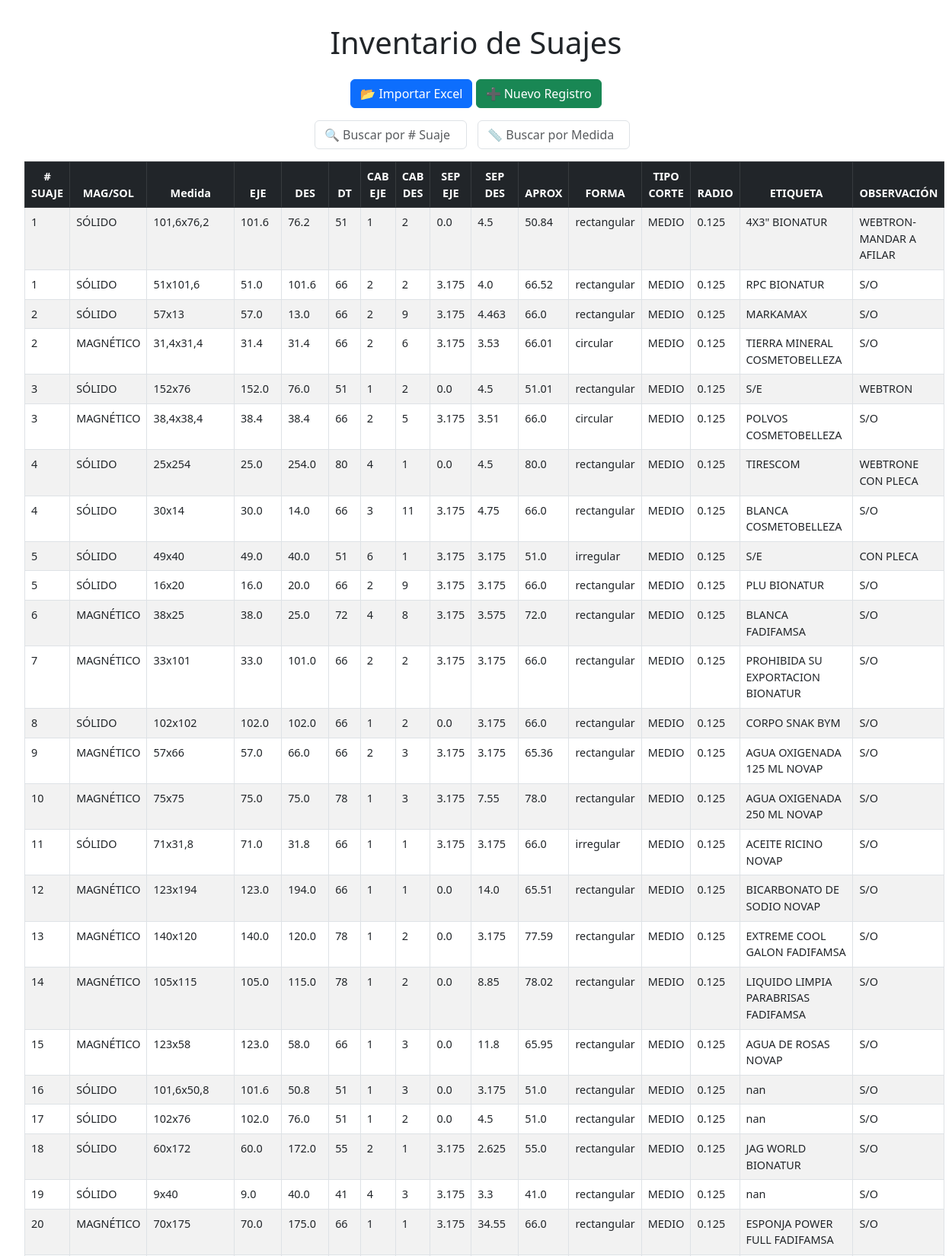
The page / (upper part) on the database its author committed.
### app.py (models this page shows)
class Suaje(db.Model):
    id = db.Column(db.Integer, primary_key=True)
    suaje = db.Column(db.String(50))          # # SUAJE
    mag_sol = db.Column(db.String(50))        # MAG/SOL
    medida = db.Column(db.String(50))         # Medida
    eje = db.Column(db.String(50))            # EJE
    des = db.Column(db.String(50))            # DES
    dt = db.Column(db.String(50))             # DT
    cab_eje = db.Column(db.String(50))        # CAB EJE
    cab_des = db.Column(db.String(50))        # CAB DES
    sep_eje = db.Column(db.String(50))        # SEP EJE
    sep_des = db.Column(db.String(50))        # SEP DES
    aprox = db.Column(db.String(50))          # APROX
    forma = db.Column(db.String(50))          # FORMA
    tipo_corte = db.Column(db.String(50))     # TIPO CORTE
    radio = db.Column(db.String(50))          # RADIO
    etiqueta = db.Column(db.String(200))      # ETIQUETA
    observacion = db.Column(db.String(200))   # OBSERVACIÓN

### app.py (the view)
@app.route('/')
def index():
    num_suaje = request.args.get('num_suaje', '').strip()
    medida = request.args.get('medida', '').strip()
    query = Suaje.query
    if num_suaje:
        query = query.filter(Suaje.suaje.like(f"%{num_suaje}%"))
    if medida:
        query = query.filter(Suaje.medida.like(f"%{medida}%"))
    suajes = query.all()
    return render_template('index.html', suajes=suajes, num_suaje=num_suaje, medida=medida)

### templates/index.html (shortened to what this page needs)
<!DOCTYPE html>
<html lang="es">
<head>
  <link rel="stylesheet" href="https://cdn.jsdelivr.net/npm/bootstrap@5.3.0/dist/css/bootstrap.min.css">
</head>
<body>
  <h1 class="text-center mb-4">Inventario de Suajes</h1>
  <div class="text-center mb-3">
    <a href="{{ url_for('importar') }}" class="btn btn-primary">📂 Importar Excel</a>
    <a href="{{ url_for('nuevo') }}" class="btn btn-success">➕ Nuevo Registro</a>
  </div>
  <div class="mb-3 text-center">
    <input type="text" id="filtroSuaje" class="form-control d-inline filtro" placeholder="🔍 Buscar por # Suaje">
    <input type="text" id="filtroMedida" class="form-control d-inline filtro" placeholder="📏 Buscar por Medida">
  </div>
  <table id="tablaSuajes" class="table table-bordered table-striped table-hover">
    <thead class="table-dark text-center">
      <tr>
        <th># SUAJE</th>
        <th>MAG/SOL</th>
        <th>Medida</th>
        <th>EJE</th>
        <th>DES</th>
        <th>DT</th>
        <th>CAB EJE</th>
        <th>CAB DES</th>
        <th>SEP EJE</th>
        <th>SEP DES</th>
        <th>APROX</th>
        <th>FORMA</th>
        <th>TIPO CORTE</th>
        <th>RADIO</th>
        <th>ETIQUETA</th>
        <th>OBSERVACIÓN</th>
      </tr>
    </thead>
    <tbody>
      {% for s in suajes %}
      <tr>
        <td>{{ s.suaje }}</td>
        <td>{{ s.mag_sol }}</td>
        <td>{{ s.medida }}</td>
        <td>{{ s.eje }}</td>
        <td>{{ s.des }}</td>
        <td>{{ s.dt }}</td>
        <td>{{ s.cab_eje }}</td>
        <td>{{ s.cab_des }}</td>
        <td>{{ s.sep_eje }}</td>
        <td>{{ s.sep_des }}</td>
        <td>{{ s.aprox }}</td>
        <td>{{ s.forma }}</td>
        <td>{{ s.tipo_corte }}</td>
        <td>{{ s.radio }}</td>
        <td>{{ s.etiqueta }}</td>
        <td>{{ s.observacion }}</td>
      </tr>
      {% endfor %}
    </tbody>
  </table>
</body>
</html>

### templates/index.html (style rules this page uses)
body { padding: 2rem; }
table { font-size: 0.9rem; }
input.filtro { width: 200px; display: inline-block; margin-right: 10px; }

### rows shown on the page
Suaje: suaje "1", mag_sol "SÓLIDO", medida "101,6x76,2", eje "101.6", des "76.2", dt "51", cab_eje "1", cab_des "2", sep_eje "0.0", sep_des "4.5", aprox "50.84", forma "rectangular", tipo_corte "MEDIO", radio "0.125", etiqueta "4X3\" BIONATUR", observacion "WEBTRON- MANDAR A AFILAR"
Suaje: suaje "1", mag_sol "SÓLIDO", medida "51x101,6", eje "51.0", des "101.6", dt "66", cab_eje "2", cab_des "2", sep_eje "3.175", sep_des "4.0", aprox "66.52", forma "rectangular", tipo_corte "MEDIO", radio "0.125", etiqueta "RPC BIONATUR", observacion "S/O"
Suaje: suaje "2", mag_sol "SÓLIDO", medida "57x13", eje "57.0", des "13.0", dt "66", cab_eje "2", cab_des "9", sep_eje "3.175", sep_des "4.463", aprox "66.0", forma "rectangular", tipo_corte "MEDIO", radio "0.125", etiqueta "MARKAMAX", observacion "S/O"
Suaje: suaje "2", mag_sol "MAGNÉTICO", medida "31,4x31,4", eje "31.4", des "31.4", dt "66", cab_eje "2", cab_des "6", sep_eje "3.175", sep_des "3.53", aprox "66.01", forma "circular", tipo_corte "MEDIO", radio "0.125", etiqueta "TIERRA MINERAL COSMETOBELLEZA", observacion "S/O"
Suaje: suaje "3", mag_sol "SÓLIDO", medida "152x76", eje "152.0", des "76.0", dt "51", cab_eje "1", cab_des "2", sep_eje "0.0", sep_des "4.5", aprox "51.01", forma "rectangular", tipo_corte "MEDIO", radio "0.125", etiqueta "S/E", observacion "WEBTRON"
Suaje: suaje "3", mag_sol "MAGNÉTICO", medida "38,4x38,4", eje "38.4", des "38.4", dt "66", cab_eje "2", cab_des "5", sep_eje "3.175", sep_des "3.51", aprox "66.0", forma "circular", tipo_corte "MEDIO", radio "0.125", etiqueta "POLVOS COSMETOBELLEZA", observacion "S/O"
Suaje: suaje "4", mag_sol "SÓLIDO", medida "25x254", eje "25.0", des "254.0", dt "80", cab_eje "4", cab_des "1", sep_eje "0.0", sep_des "4.5", aprox "80.0", forma "rectangular", tipo_corte "MEDIO", radio "0.125", etiqueta "TIRESCOM", observacion "WEBTRONE CON PLECA"
Suaje: suaje "4", mag_sol "SÓLIDO", medida "30x14", eje "30.0", des "14.0", dt "66", cab_eje "3", cab_des "11", sep_eje "3.175", sep_des "4.75", aprox "66.0", forma "rectangular", tipo_corte "MEDIO", radio "0.125", etiqueta "BLANCA COSMETOBELLEZA", observacion "S/O"
Suaje: suaje "5", mag_sol "SÓLIDO", medida "49x40", eje "49.0", des "40.0", dt "51", cab_eje "6", cab_des "1", sep_eje "3.175", sep_des "3.175", aprox "51.0", forma "irregular", tipo_corte "MEDIO", radio "0.125", etiqueta "S/E", observacion "CON PLECA"
Suaje: suaje "5", mag_sol "SÓLIDO", medida "16x20", eje "16.0", des "20.0", dt "66", cab_eje "2", cab_des "9", sep_eje "3.175", sep_des "3.175", aprox "66.0", forma "rectangular", tipo_corte "MEDIO", radio "0.125", etiqueta "PLU BIONATUR", observacion "S/O"
Suaje: suaje "6", mag_sol "MAGNÉTICO", medida "38x25", eje "38.0", des "25.0", dt "72", cab_eje "4", cab_des "8", sep_eje "3.175", sep_des "3.575", aprox "72.0", forma "rectangular", tipo_corte "MEDIO", radio "0.125", etiqueta "BLANCA FADIFAMSA", observacion "S/O"
Suaje: suaje "7", mag_sol "MAGNÉTICO", medida "33x101", eje "33.0", des "101.0", dt "66", cab_eje "2", cab_des "2", sep_eje "3.175", sep_des "3.175", aprox "66.0", forma "rectangular", tipo_corte "MEDIO", radio "0.125", etiqueta "PROHIBIDA SU EXPORTACION BIONATUR", observacion "S/O"
Suaje: suaje "8", mag_sol "SÓLIDO", medida "102x102", eje "102.0", des "102.0", dt "66", cab_eje "1", cab_des "2", sep_eje "0.0", sep_des "3.175", aprox "66.0", forma "rectangular", tipo_corte "MEDIO", radio "0.125", etiqueta "CORPO SNAK BYM", observacion "S/O"
Suaje: suaje "9", mag_sol "MAGNÉTICO", medida "57x66", eje "57.0", des "66.0", dt "66", cab_eje "2", cab_des "3", sep_eje "3.175", sep_des "3.175", aprox "65.36", forma "rectangular", tipo_corte "MEDIO", radio "0.125", etiqueta "AGUA OXIGENADA 125 ML NOVAP", observacion "S/O"
Suaje: suaje "10", mag_sol "MAGNÉTICO", medida "75x75", eje "75.0", des "75.0", dt "78", cab_eje "1", cab_des "3", sep_eje "3.175", sep_des "7.55", aprox "78.0", forma "rectangular", tipo_corte "MEDIO", radio "0.125", etiqueta "AGUA OXIGENADA 250 ML NOVAP", observacion "S/O"
Suaje: suaje "11", mag_sol "SÓLIDO", medida "71x31,8", eje "71.0", des "31.8", dt "66", cab_eje "1", cab_des "1", sep_eje "3.175", sep_des "3.175", aprox "66.0", forma "irregular", tipo_corte "MEDIO", radio "0.125", etiqueta "ACEITE RICINO NOVAP", observacion "S/O"
Suaje: suaje "12", mag_sol "MAGNÉTICO", medida "123x194", eje "123.0", des "194.0", dt "66", cab_eje "1", cab_des "1", sep_eje "0.0", sep_des "14.0", aprox "65.51", forma "rectangular", tipo_corte "MEDIO", radio "0.125", etiqueta "BICARBONATO DE SODIO NOVAP", observacion "S/O"
Suaje: suaje "13", mag_sol "MAGNÉTICO", medida "140x120", eje "140.0", des "120.0", dt "78", cab_eje "1", cab_des "2", sep_eje "0.0", sep_des "3.175", aprox "77.59", forma "rectangular", tipo_corte "MEDIO", radio "0.125", etiqueta "EXTREME COOL GALON FADIFAMSA", observacion "S/O"
Suaje: suaje "14", mag_sol "MAGNÉTICO", medida "105x115", eje "105.0", des "115.0", dt "78", cab_eje "1", cab_des "2", sep_eje "0.0", sep_des "8.85", aprox "78.02", forma "rectangular", tipo_corte "MEDIO", radio "0.125", etiqueta "LIQUIDO LIMPIA PARABRISAS FADIFAMSA", observacion "S/O"
Suaje: suaje "15", mag_sol "MAGNÉTICO", medida "123x58", eje "123.0", des "58.0", dt "66", cab_eje "1", cab_des "3", sep_eje "0.0", sep_des "11.8", aprox "65.95", forma "rectangular", tipo_corte "MEDIO", radio "0.125", etiqueta "AGUA DE ROSAS NOVAP", observacion "S/O"
Suaje: suaje "16", mag_sol "SÓLIDO", medida "101,6x50,8", eje "101.6", des "50.8", dt "51", cab_eje "1", cab_des "3", sep_eje "0.0", sep_des "3.175", aprox "51.0", forma "rectangular", tipo_corte "MEDIO", radio "0.125", etiqueta "nan", observacion "S/O"
Suaje: suaje "17", mag_sol "SÓLIDO", medida "102x76", eje "102.0", des "76.0", dt "51", cab_eje "1", cab_des "2", sep_eje "0.0", sep_des "4.5", aprox "51.0", forma "rectangular", tipo_corte "MEDIO", radio "0.125", etiqueta "nan", observacion "S/O"
Suaje: suaje "18", mag_sol "SÓLIDO", medida "60x172", eje "60.0", des "172.0", dt "55", cab_eje "2", cab_des "1", sep_eje "3.175", sep_des "2.625", aprox "55.0", forma "rectangular", tipo_corte "MEDIO", radio "0.125", etiqueta "JAG WORLD BIONATUR", observacion "S/O"
Suaje: suaje "19", mag_sol "SÓLIDO", medida "9x40", eje "9.0", des "40.0", dt "41", cab_eje "4", cab_des "3", sep_eje "3.175", sep_des "3.3", aprox "41.0", forma "rectangular", tipo_corte "MEDIO", radio "0.125", etiqueta "nan", observacion "S/O"
Suaje: suaje "20", mag_sol "MAGNÉTICO", medida "70x175", eje "70.0", des "175.0", dt "66", cab_eje "1", cab_des "1", sep_eje "3.175", sep_des "34.55", aprox "66.0", forma "rectangular", tipo_corte "MEDIO", radio "0.125", etiqueta "ESPONJA POWER FULL FADIFAMSA", observacion "S/O"
